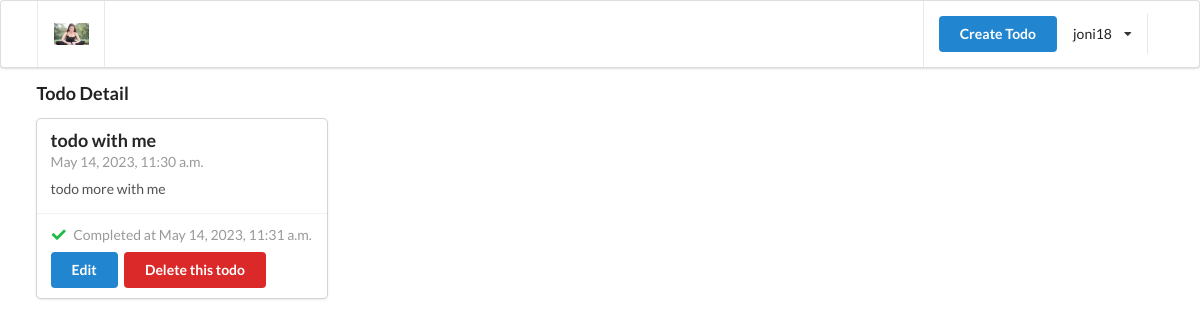
The page /todo/5/ (signed in) on the database its author committed.
### authentication/models.py (models this page shows, shortened)
class User(AbstractUser):
    is_email_verified = models.BooleanField(default=False)

### todo/models.py (models this page shows, shortened)
class Todo(TrackingModel):
    title = models.CharField(max_length=255)
    description = models.TextField()
    is_completed = models.BooleanField(default=False)
    owner = models.ForeignKey(to=User, on_delete=models.CASCADE)

### todo/views.py (the view)
# urls.py: path('todo/<id>/', views.todo_detail, name='todo'),
@login_required
def todo_detail(request, id):
    todo = get_object_or_404(Todo, pk=id)
    context = {"todo": todo}
    return render(request, 'todo/todo-detail.html', context)

### templates/todo/todo-detail.html (shortened to what this page needs)
{% extends '_partials/base.html' %}
{% load static %}
{% block content%}
    <h class="ui header">Todo Detail</h>
     <div class="ui card">
        <div class="content">
          <div class="header">{{todo.title}}</div>
          <div class="meta">{{todo.created_at}}</div>
          <div class="description">
            <p>{{todo.description}}</p>
          </div>
        </div>
        <div class="extra content">
            {% if todo.is_completed%}
          <p>
          <i class="check icon green"></i>
          Completed at {{todo.updated_at}}
          </p>
          {% else %}
          <p>
            No yet completed
            </p>
            {% endif %}
         <a href={% url 'todo-edit' todo.id %} class="ui button primary">Edit</a>
         <a href={% url 'todo-delete' todo.id %} class="ui button red">Delete this todo</a>
        </div>
 {% endblock content%}

### templates/_partials/header.html (shortened to what this page needs)
{%load static %}
<div class="ui menu">
  <div class="ui container">
    <a href={% url 'home' %} class="header item">
      <img class="logo"  src= {% static 'img/helth_logo.png' %} />
    </a>
    <div class="right item">
        {% if request.user.is_authenticated %}
      <a href={% url 'create-todo' %} class="ui primary button">Create Todo</a>
      <div class="ui simple dropdown item">
        {{request.user.username}} <i class="dropdown icon"></i>
      </div>
        {% endif %}
    </div>
  </div>
</div>

### rows shown on the page
User: user.username "joni18"
Todo: title "todo with me", created_at "May 14, 2023, 11:30 a.m.", description "todo more with me", updated_at "May 14, 2023, 11:31 a.m."
